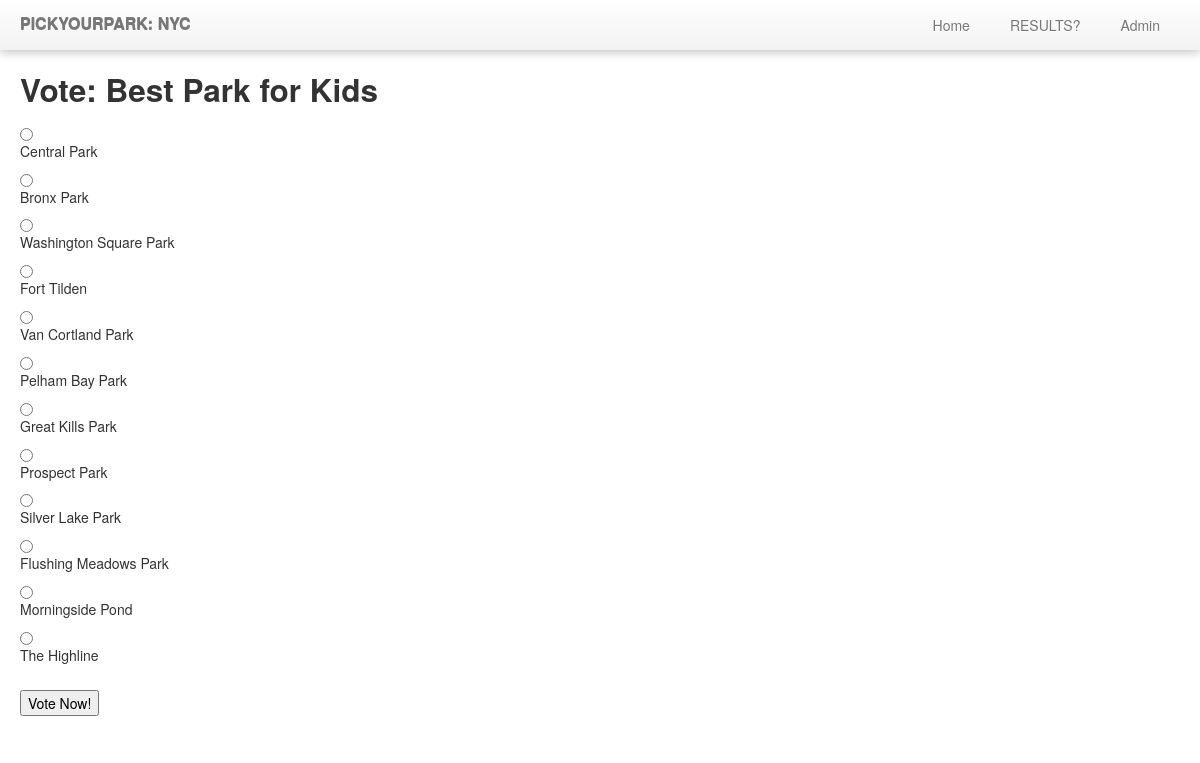
Page /polls/3/ on the committed database.
### polls/models.py (models this page shows, shortened)
class Poll(models.Model):
    question = models.CharField(max_length=200)
    pub_date = models.DateTimeField('date published')

class Choice(models.Model):
    poll = models.ForeignKey(Poll)
    choice_text = models.CharField(max_length=200)
    votes = models.IntegerField(default=0)
    result = models.TextField(blank=True, null=True)

### polls/views.py (the view)
# urls.py: url(r'^(?P<pk>\d+)/$', views.DetailView.as_view(), name='detail'),
class DetailView(generic.DetailView):
    model = Poll
    template_name = 'polls/detail.html'
    def get_queryset(self):
        return Poll.objects.filter(pub_date__lte=timezone.now())

### polls/templates/polls/detail.html (shortened to what this page needs)
{% extends "base.html" %}
{% block header %}
<h2>Vote: {{ poll.question }}</h2>
{% endblock %}
{% block content %}
<form action="{% url 'polls:vote' poll.id %}" method="post">
{% for choice in poll.choice_set.all %}
	{% if not choice.is_other_choice %}
    <input type="radio" name="choice" id="choice{{ forloop.counter }}" value="{{ choice.id }}" />
    <label for="choice{{ forloop.counter }}">{{choice.choice_text}}
    </label>
    {% else %}
	<input type="radio" name="choice" id="choice{{ forloop.counter }}" value="{{ choice.id }}" />
    <label for="choice{{ forloop.counter }}">{{choice.choice_text}}
    </label>
    <input type="text" name="write_in_choice" id="write_in_choice" />
    {% endif %}
{% endfor %}
<br>
<input type="submit" value="Vote Now!" />
</form>
{% endblock %}

### polls/static/polls/style.css (style rules this page uses)
body { padding-top: 60px; padding-bottom: 40px; }

### rows in the picture
Poll: question "Best Park for Kids"
Choice: choice_text "Central Park"
Choice: choice_text "Bronx Park"
Choice: choice_text "Washington Square Park"
Choice: choice_text "Fort Tilden"
Choice: choice_text "Van Cortland Park"
Choice: choice_text "Pelham Bay Park"
Choice: choice_text "Great Kills Park"
Choice: choice_text "Prospect Park"
Choice: choice_text "Silver Lake Park"
Choice: choice_text "Flushing Meadows Park"
Choice: choice_text "Morningside Pond"
Choice: choice_text "The Highline"
